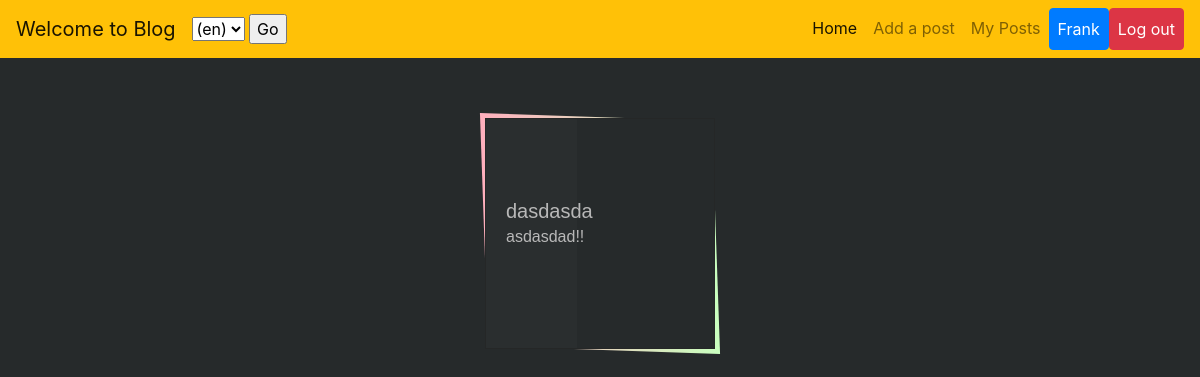
Before: /myposts/ (signed in) with the older database file.
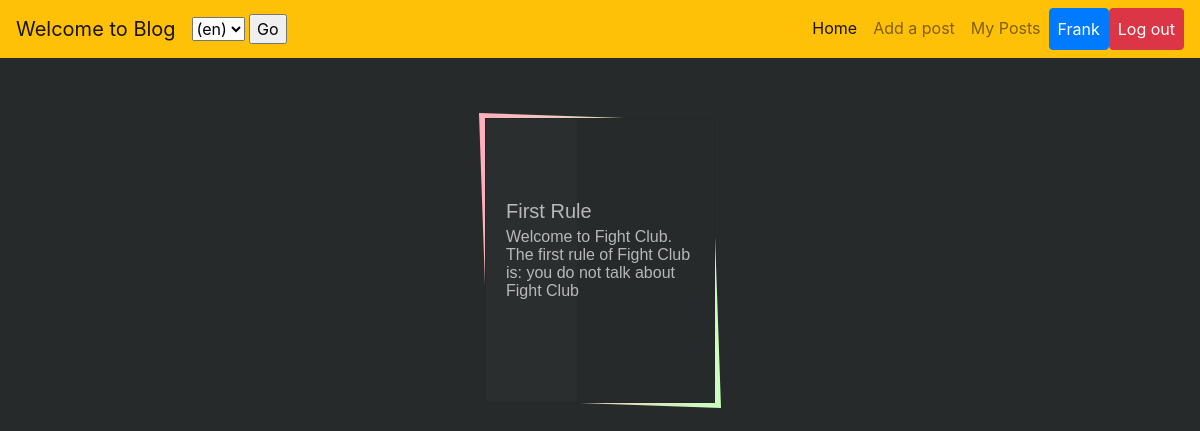
After: the same page with the newer database file.
### blog/models.py (models this page shows, shortened)
class Post(models.Model):
    title = models.CharField(max_length=200)
    user = models.ForeignKey(User, on_delete=models.CASCADE, null=True, blank=True)
    body = models.TextField()

### blog/views.py (the view)
# urls.py: path("myposts/", views.myPost, name="myposts"),
@login_required(login_url='login')
def myPost(request):
    user = User.objects.get(username = request.user.username)
    post = Post.objects.filter(user=user)
    context = {"post": post}
    return render(request, "myposts.html", context)

### blog/templates/myposts.html (shortened to what this page needs)
{% extends "layout.html" %}
{% load i18n %}
{% block body %}
  {% load static %}
  <link rel="stylesheet" type="text/css" href="{% static 'css/styles.css' %}"/>
    {% for post in post %}
    <ul class="tilesWrap">
      <li>
        <h3>{{ post.title }}</h3>
        <p>
          {{ post.body }}
        </p>
      </li>
    </ul>
    {% endfor %}
{% endblock %}

Changed rows visible on the page:
removed Post: title "dasdasda", body "asdasdad!!"
added Post: title "First Rule", body "Welcome to Fight Club. The first rule of Fight Club is: you do not talk about Fight Club"
